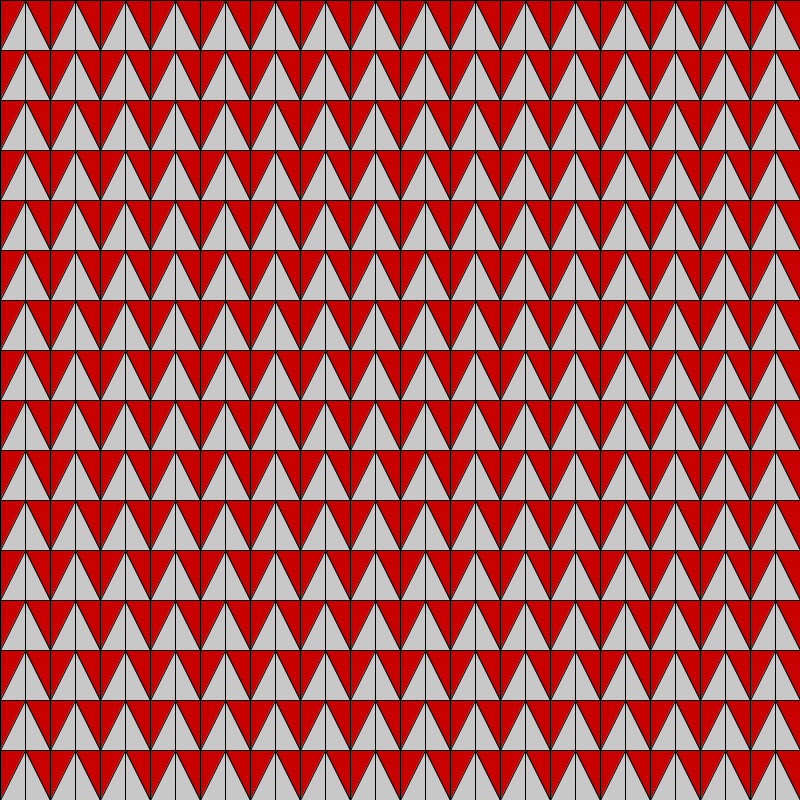
Frame 1 (no input)
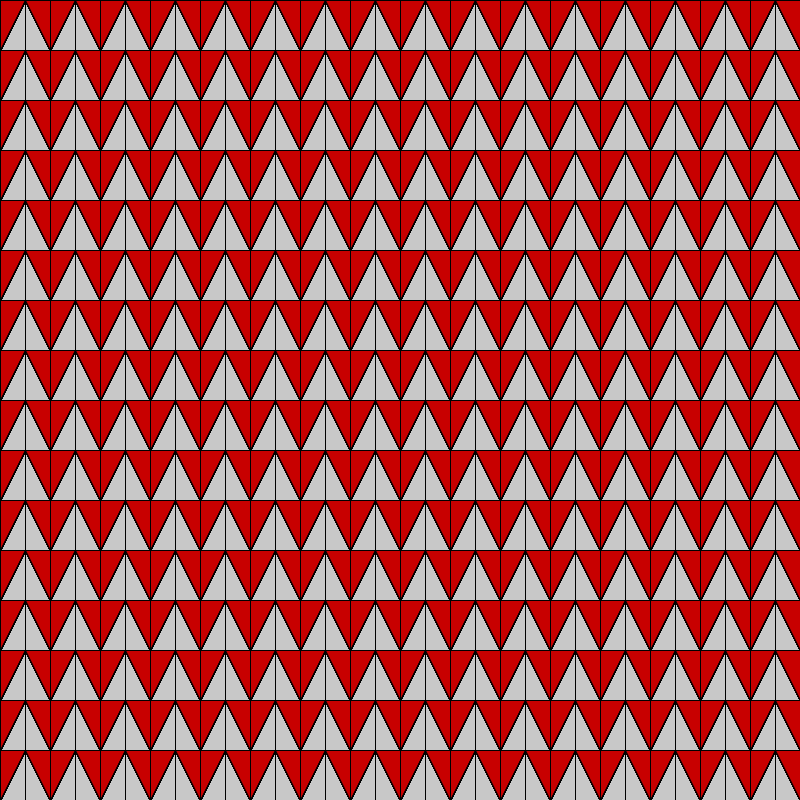
Frame 60 (the mouse pressed at the canvas centre just before this capture)
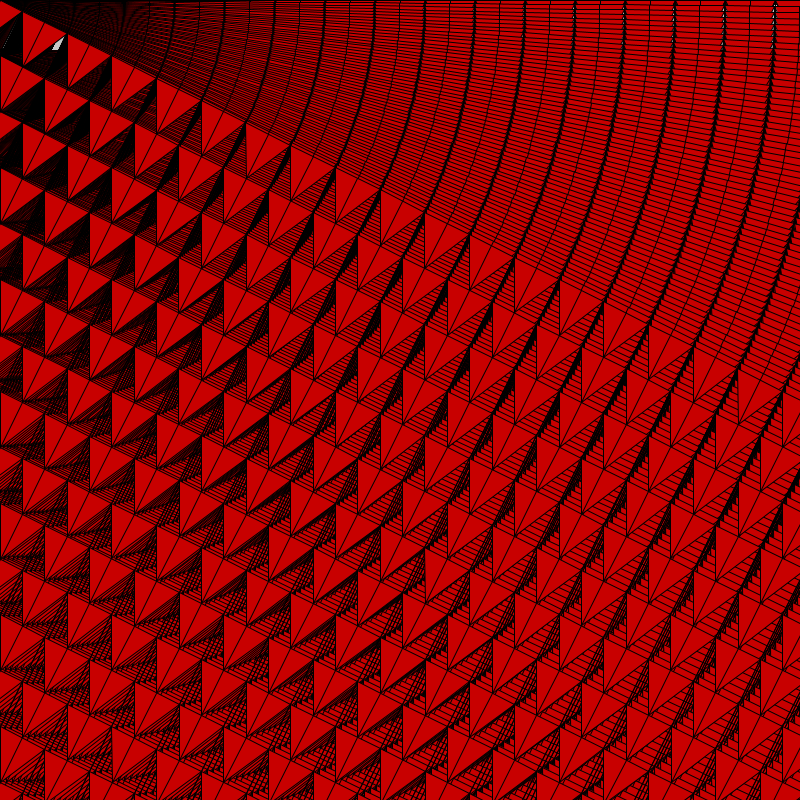
Frame 120 (the mouse held since frame 60 and released just before this capture)

The Processing sketch that drew these frames (run headless with seeded random() and noise(); from frame 60 on, the mouse is pressed at the canvas centre):

// Processing sketch: triangle_grid_attempt
// ── triangle_grid_attempt.pde
//triangle grid attempt
  float a = 0;

drawTriangle[] triArray = new drawTriangle[25];

void setup(){
  background(200);
  size(800,800);
}

void draw(){
  int x = 0, y = 0; 
  rotate(a);
  for(int i = 0; i < 25; i++){
    for(int n = 0; n < 25; n++){
      triArray[n] = new drawTriangle(x,y);
      x += 25;
      if(x > width){
        x = 0;
        y += 25;
      }
      triArray[n].update();
    }
  }
  if(mousePressed){
    a += PI/400;
  }
}

class drawTriangle{ 
  private int x;
  private int y;
  
  drawTriangle(int _x, int _y){
    x = _x;
    y = _y;
  }
  
  void update(){
    fill(200,0,0);
    pushMatrix();
    //-------------------------------
    translate(x,y);
    triangle(x,y+50,x+25,y,x-25,y);
    line(x,y,x,y+50);
    line(x+25,y,x+25,y+50);
    line(x-25,y,x-25,y+50);
    //-------------------------------
    popMatrix();
  }
}
